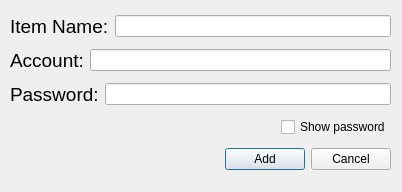
<?xml version="1.0" encoding="UTF-8"?>
<ui version="4.0">
 <class>Dialog_ANP</class>
 <widget class="QDialog" name="Dialog_ANP">
  <property name="geometry">
   <rect>
    <x>0</x>
    <y>0</y>
    <width>402</width>
    <height>192</height>
   </rect>
  </property>
  <property name="windowTitle">
   <string>Dialog</string>
  </property>
  <widget class="QWidget" name="layoutWidget">
   <property name="geometry">
    <rect>
     <x>10</x>
     <y>10</y>
     <width>381</width>
     <height>169</height>
    </rect>
   </property>
   <layout class="QVBoxLayout" name="verticalLayout">
    <item>
     <layout class="QHBoxLayout" name="horizontalLayout_2">
      <item>
       <widget class="QLabel" name="label">
        <property name="text">
         <string>&lt;html&gt;&lt;head/&gt;&lt;body&gt;&lt;p&gt;&lt;span style=&quot; font-size:14pt;&quot;&gt;Item Name:&lt;/span&gt;&lt;/p&gt;&lt;/body&gt;&lt;/html&gt;</string>
        </property>
       </widget>
      </item>
      <item>
       <widget class="QLineEdit" name="lineEdit"/>
      </item>
     </layout>
    </item>
    <item>
     <layout class="QHBoxLayout" name="horizontalLayout_4">
      <item>
       <widget class="QLabel" name="label_3">
        <property name="text">
         <string>&lt;html&gt;&lt;head/&gt;&lt;body&gt;&lt;p&gt;&lt;span style=&quot; font-size:14pt;&quot;&gt;Account:&lt;/span&gt;&lt;/p&gt;&lt;/body&gt;&lt;/html&gt;</string>
        </property>
       </widget>
      </item>
      <item>
       <widget class="QLineEdit" name="lineEdit_3"/>
      </item>
     </layout>
    </item>
    <item>
     <layout class="QHBoxLayout" name="horizontalLayout_3">
      <item>
       <widget class="QLabel" name="label_2">
        <property name="text">
         <string>&lt;html&gt;&lt;head/&gt;&lt;body&gt;&lt;p&gt;&lt;span style=&quot; font-size:14pt;&quot;&gt;Password:&lt;/span&gt;&lt;/p&gt;&lt;/body&gt;&lt;/html&gt;</string>
        </property>
       </widget>
      </item>
      <item>
       <widget class="QLineEdit" name="lineEdit_2">
        <property name="echoMode">
         <enum>QLineEdit::Password</enum>
        </property>
       </widget>
      </item>
     </layout>
    </item>
    <item>
     <layout class="QHBoxLayout" name="horizontalLayout_6">
      <item>
       <spacer name="horizontalSpacer_3">
        <property name="orientation">
         <enum>Qt::Horizontal</enum>
        </property>
        <property name="sizeHint" stdset="0">
         <size>
          <width>40</width>
          <height>20</height>
         </size>
        </property>
       </spacer>
      </item>
      <item>
       <widget class="QCheckBox" name="checkBox">
        <property name="text">
         <string>Show password</string>
        </property>
       </widget>
      </item>
     </layout>
    </item>
    <item>
     <layout class="QHBoxLayout" name="horizontalLayout">
      <item>
       <spacer name="horizontalSpacer">
        <property name="orientation">
         <enum>Qt::Horizontal</enum>
        </property>
        <property name="sizeHint" stdset="0">
         <size>
          <width>40</width>
          <height>20</height>
         </size>
        </property>
       </spacer>
      </item>
      <item>
       <widget class="QPushButton" name="pushButton">
        <property name="text">
         <string>Add</string>
        </property>
       </widget>
      </item>
      <item>
       <widget class="QPushButton" name="pushButton_2">
        <property name="text">
         <string>Cancel</string>
        </property>
       </widget>
      </item>
     </layout>
    </item>
   </layout>
  </widget>
 </widget>
 <resources/>
 <connections>
  <connection>
   <sender>pushButton_2</sender>
   <signal>clicked()</signal>
   <receiver>Dialog_ANP</receiver>
   <slot>close()</slot>
   <hints>
    <hint type="sourcelabel">
     <x>388</x>
     <y>176</y>
    </hint>
    <hint type="destinationlabel">
     <x>368</x>
     <y>151</y>
    </hint>
   </hints>
  </connection>
  <connection>
   <sender>pushButton</sender>
   <signal>clicked()</signal>
   <receiver>Dialog_ANP</receiver>
   <slot>close()</slot>
   <hints>
    <hint type="sourcelabel">
     <x>301</x>
     <y>176</y>
    </hint>
    <hint type="destinationlabel">
     <x>123</x>
     <y>131</y>
    </hint>
   </hints>
  </connection>
 </connections>
</ui>
